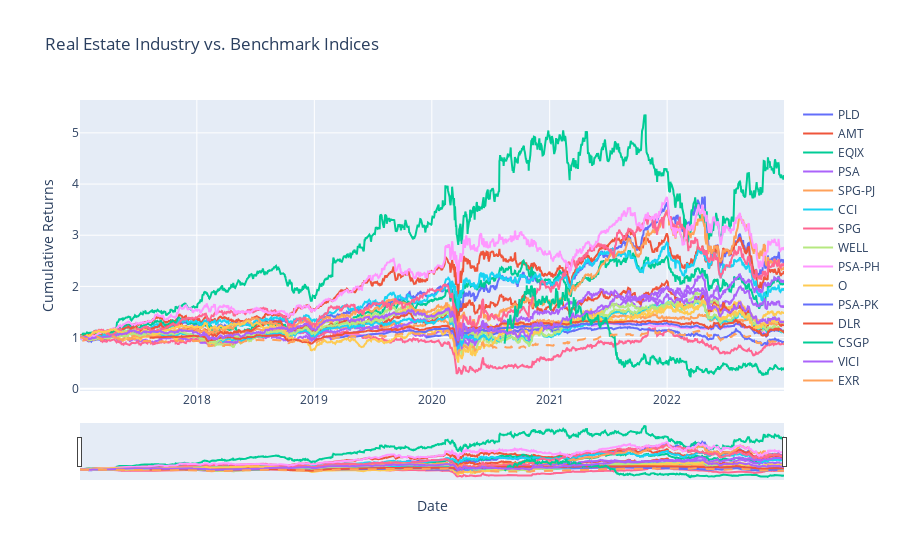

This figure's notebook cell:
### Markdown cell above
### Visualising the Data

### Code cell
# Define the benchmark symbols and corresponding line styles
benchmark_symbols = {'IWDP.MI': 'dash'}


# Function to fetch and analyze stock data
def analyze_stock_data(symbol):
    real_estate_stock = yf.download(symbol, start='2017-01-01', end='2023-01-01')
    if real_estate_stock.empty:
        print(f"No data available for symbol: {symbol}")
        return None
    real_estate_stock_returns = real_estate_stock['Adj Close'].pct_change().dropna()
    real_estate_stock_cumulative_returns = (1 + real_estate_stock_returns).cumprod()
    return real_estate_stock_cumulative_returns

# Create an empty dictionary to store cumulative returns for utility companies and benchmark indices
returns_dict = {}

# Loop through the 'utilities' dataframe to analyze each company
for symbol in real_estate['Symbol']:
    cumulative_returns = analyze_stock_data(symbol)
    if cumulative_returns is not None:
        returns_dict[symbol] = cumulative_returns

# Fetch data for the benchmark indices
for symbol, line_style in benchmark_symbols.items():
    benchmark_stock = yf.download(symbol, start='2017-01-01', end='2023-01-01')
    if benchmark_stock.empty:
        print(f"No data available for benchmark symbol: {symbol}")
        continue
    benchmark_stock_returns = benchmark_stock['Adj Close'].pct_change().dropna()
    benchmark_stock_cumulative_returns = (1 + benchmark_stock_returns).cumprod()
    returns_dict[symbol] = benchmark_stock_cumulative_returns

# Check if any data is available in the returns_dict
if not returns_dict:
    print("No data available for utility companies or benchmark indices.")
else:
    # Create interactive plot using plotly
    fig = go.Figure()
    for symbol, returns in returns_dict.items():
        line_style = 'dash' if symbol in benchmark_symbols else 'solid'
        fig.add_trace(go.Scatter(x=returns.index, y=returns, mode='lines', name=symbol, line=dict(dash=line_style)))

    # Update layout for better interactivity
    fig.update_layout(
        title='Real Estate Industry vs. Benchmark Indices',
        xaxis_title='Date',
        yaxis_title='Cumulative Returns',
        xaxis_rangeslider_visible=True,
        showlegend=True
    )

    fig.show()

### Figure 1 — Plotly figure (JSON) as saved in the notebook; plotly's stock layout.template omitted (floating-point values rounded to 4 significant figures; data arrays with more than 128 entries replaced by an {"elided": "..."} marker saying what was removed)
{"data": [{"line": {"dash": "solid"}, "mode": "lines", "name": "PLD", "type": "scatter", "x": {"elided": "1509 str values"}, "y": {"elided": "1509 float values"}}, {"line": {"dash": "solid"}, "mode": "lines", "name": "AMT", "type": "scatter", "x": {"elided": "1509 str values"}, "y": {"elided": "1509 float values"}}, {"line": {"dash": "solid"}, "mode": "lines", "name": "EQIX", "type": "scatter", "x": {"elided": "1509 str values"}, "y": {"elided": "1509 float values"}}, {"line": {"dash": "solid"}, "mode": "lines", "name": "PSA", "type": "scatter", "x": {"elided": "1509 str values"}, "y": {"elided": "1509 float values"}}, {"line": {"dash": "solid"}, "mode": "lines", "name": "SPG-PJ", "type": "scatter", "x": {"elided": "1509 str values"}, "y": {"elided": "1509 float values"}}, {"line": {"dash": "solid"}, "mode": "lines", "name": "CCI", "type": "scatter", "x": {"elided": "1509 str values"}, "y": {"elided": "1509 float values"}}, {"line": {"dash": "solid"}, "mode": "lines", "name": "SPG", "type": "scatter", "x": {"elided": "1509 str values"}, "y": {"elided": "1509 float values"}}, {"line": {"dash": "solid"}, "mode": "lines", "name": "WELL", "type": "scatter", "x": {"elided": "1509 str values"}, "y": {"elided": "1509 float values"}}, {"line": {"dash": "solid"}, "mode": "lines", "name": "PSA-PH", "type": "scatter", "x": {"elided": "967 str values"}, "y": {"elided": "967 float values"}}, {"line": {"dash": "solid"}, "mode": "lines", "name": "O", "type": "scatter", "x": {"elided": "1509 str values"}, "y": {"elided": "1509 float values"}}, {"line": {"dash": "solid"}, "mode": "lines", "name": "PSA-PK", "type": "scatter", "x": {"elided": "768 str values"}, "y": {"elided": "768 float values"}}, {"line": {"dash": "solid"}, "mode": "lines", "name": "DLR", "type": "scatter", "x": {"elided": "1509 str values"}, "y": {"elided": "1509 float values"}}, {"line": {"dash": "solid"}, "mode": "lines", "name": "CSGP", "type": "scatter", "x": {"elided": "1509 str values"}, "y": {"elided": "1509 float values"}}, {"line": {"dash": "solid"}, "mode": "lines", "name": "VICI", "type": "scatter", "x": {"elided": "1258 str values"}, "y": {"elided": "1258 float values"}}, {"line": {"dash": "solid"}, "mode": "lines", "name": "EXR", "type": "scatter", "x": {"elided": "1509 str values"}, "y": {"elided": "1509 float values"}}, {"line": {"dash": "solid"}, "mode": "lines", "name": "AVB", "type": "scatter", "x": {"elided": "1509 str values"}, "y": {"elided": "1509 float values"}}, {"line": {"dash": "solid"}, "mode": "lines", "name": "CBRE", "type": "scatter", "x": {"elided": "1509 str values"}, "y": {"elided": "1509 float values"}}, {"line": {"dash": "solid"}, "mode": "lines", "name": "EQR", "type": "scatter", "x": {"elided": "1509 str values"}, "y": {"elided": "1509 float values"}}, {"line": {"dash": "solid"}, "mode": "lines", "name": "SBAC", "type": "scatter", "x": {"elided": "1509 str values"}, "y": {"elided": "1509 float values"}}, {"line": {"dash": "solid"}, "mode": "lines", "name": "WY", "type": "scatter", "x": {"elided": "1509 str values"}, "y": {"elided": "1509 float values"}}, {"line": {"dash": "solid"}, "mode": "lines", "name": "DLR-PK", "type": "scatter", "x": {"elided": "965 str values"}, "y": {"elided": "965 float values"}}, {"line": {"dash": "solid"}, "mode": "lines", "name": "DLR-PJ", "type": "scatter", "x": {"elided": "1361 str values"}, "y": {"elided": "1361 float values"}}, {"line": {"dash": "solid"}, "mode": "lines", "name": "BEKE", "type": "scatter", "x": {"elided": "600 str values"}, "y": {"elided": "600 float values"}}, {"line": {"dash": "solid"}, "mode": "lines", "name": "UDR", "type": "scatter", "x": {"elided": "1509 str values"}, "y": {"elided": "1509 float values"}}, {"line": {"dash": "dash"}, "mode": "lines", "name": "IWDP.MI", "type": "scatter", "x": {"elided": "1524 str values"}, "y": {"elided": "1524 float values"}}], "layout": {"showlegend": true, "title": {"text": "Real Estate Industry vs. Benchmark Indices"}, "xaxis": {"rangeslider": {"visible": true}, "title": {"text": "Date"}}, "yaxis": {"title": {"text": "Cumulative Returns"}}}}
